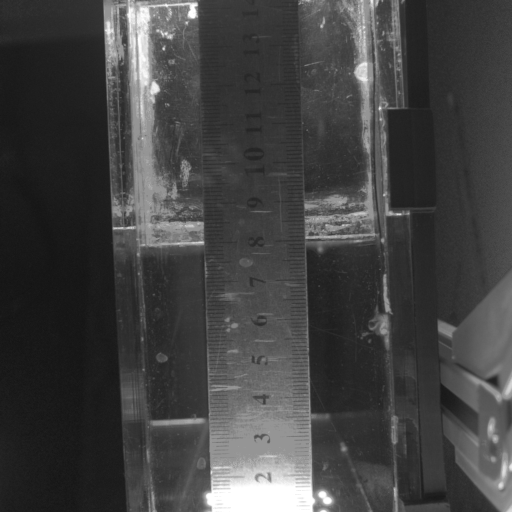
#> input picture BasePhotos/PIV/cam5.tiff, 1024 x 1024 px, found by its file name (shown at 1/2 size)
$ python make_fix_masks.py
#> lines starting #> are read from the running program, lines starting #| are printed output that depends on the picture; after the words box and inside, x2 and y2 are one past the last pixel; in counts of white or black regions, pixels touching at a corner belong together
#!/usr/bin/env python3
# -*- coding: utf-8 -*-

from __future__ import annotations
from dataclasses import dataclass
from pathlib import Path
import math

import numpy as np
import cv2
import tifffile


# ============================================================
# CONFIG USUARIO
# ============================================================
IMG_PATH = r"BasePhotos/PIV/cam5.tiff"   # acepta .tif, .tiff o .bmp
OUT_DIR  = r"FixMasks"                  # la máscara SIEMPRE se guarda como .tiff

WINDOW_NAME = "Polygon Mask Annotator"

# Extensiones soportadas
TIFF_EXTS = (".tif", ".tiff")
BMP_EXTS  = (".bmp",)
SUPPORTED_EXTS = TIFF_EXTS + BMP_EXTS
MASK_EXT = ".tiff"

# Polígonos
CLOSE_RADIUS_PX_ON_SCREEN = 14
MIN_POINTS_TO_CLOSE = 3

# Zoom
ZOOM_STEP = 1.15
ZOOM_MIN = 0.05
ZOOM_MAX = 30.0

# Panel inferior (UI)
BOTTOM_PANEL_H = 64

# Vista inicial: la imagen completa debe caber en pantalla
INIT_WIN_MAX_W = 1600   # tamaño máximo inicial de la ventana (px)
INIT_WIN_MAX_H = 850
FIT_MARGIN = 0.98       # <1 deja un pequeño borde alrededor de la imagen


@dataclass
class ViewState:
    scale: float = 1.0
    offset_x: float = 0.0
    offset_y: float = 0.0
    dragging: bool = False
    last_mouse: tuple[int, int] | None = None


@dataclass
class PolyEditorState:
    polys_closed: list[list[tuple[float, float]]]
    current: list[tuple[float, float]]


# ---------------------------
# IO / imagen
# ---------------------------
def _load_tiff_raw(path: Path) -> np.ndarray:
    """Lee TIFF y devuelve (H,W) o (H,W,C) en orden RGB."""
    arr = tifffile.imread(str(path))

    if arr.ndim == 2:
        return arr

    if arr.ndim == 3:
        # (C,H,W) -> (H,W,C) si parece canal-primero
        if arr.shape[0] in (3, 4) and arr.shape[2] not in (3, 4):
            return np.transpose(arr, (1, 2, 0))
        # (H,W,C)
        if arr.shape[2] in (1, 3, 4):
            return arr[..., 0] if arr.shape[2] == 1 else arr
        # Multipágina (N,H,W): usar la primera página
        print(f"[INFO] TIFF multipágina {arr.shape}, se usa la página 0")
        return arr[0]

    if arr.ndim == 4:
        # Multipágina a color (N,H,W,C): usar la primera página
        print(f"[INFO] TIFF multipágina {arr.shape}, se usa la página 0")
        return arr[0]

    raise ValueError(f"TIFF no soportado: shape={arr.shape}")


# [15 lines left out: function _load_bmp_raw, not called in this run]


def read_image_as_float01(path: str) -> tuple[np.ndarray, dict]:
    p = Path(path)
    if not p.is_file():
        raise FileNotFoundError(f"No existe el archivo: {p}")

    ext = p.suffix.lower()
    if ext in TIFF_EXTS:
        img = _load_tiff_raw(p)
    elif ext in BMP_EXTS:
        img = _load_bmp_raw(p)
    else:
        raise ValueError(f"Extensión no soportada '{ext}'. Usa: {', '.join(SUPPORTED_EXTS)}")

    meta = {"shape": tuple(img.shape), "dtype": str(img.dtype), "format": ext}

    img_f = img.astype(np.float32)

    mn = float(np.min(img_f))
    mx = float(np.max(img_f))
    if mx > mn:
        base01 = (img_f - mn) / (mx - mn)
    else:
        base01 = np.zeros_like(img_f, dtype=np.float32)

    # Si RGBA -> RGB
    if base01.ndim == 3 and base01.shape[2] == 4:
        base01 = base01[:, :, :3]

    return base01, meta


def robust_percentile_limits(base01_gray: np.ndarray, clip_percent: float) -> tuple[float, float]:
    """
    clip_percent en [0..10] típicamente. 1.0 => p1 y p99.
    """
    cp = float(np.clip(clip_percent, 0.0, 10.0))
    lo = float(np.percentile(base01_gray, cp))
    hi = float(np.percentile(base01_gray, 100.0 - cp))
    if hi <= lo:
        hi = lo + 1e-6
    return lo, hi


def apply_display(base01: np.ndarray, ev_tenths: int, gamma_x100: int, clip_percent_x10: int,
                  cached_limits: tuple[float, float] | None = None) -> np.ndarray:
    """
    base01: float32 [0..1] (H,W) o (H,W,3)
    Retorna BGR uint8 listo para OpenCV.
    """
    ev = ev_tenths / 10.0
    factor = 2.0 ** ev

    gamma = max(gamma_x100 / 100.0, 0.05)
    clip_percent = max(clip_percent_x10 / 10.0, 0.0)

    img = (base01 * factor).astype(np.float32)

    if img.ndim == 2:
        gray = img
    else:
        gray = 0.2126 * img[..., 0] + 0.7152 * img[..., 1] + 0.0722 * img[..., 2]

    if cached_limits is None:
        lo, hi = robust_percentile_limits(gray, clip_percent)
    else:
        lo, hi = cached_limits

    img = (img - lo) / (hi - lo)
    img = np.clip(img, 0.0, 1.0)

    img = np.power(img, 1.0 / gamma).astype(np.float32)

    u8 = (img * 255.0 + 0.5).astype(np.uint8)

    if u8.ndim == 2:
        bgr = cv2.cvtColor(u8, cv2.COLOR_GRAY2BGR)
    else:
        bgr = cv2.cvtColor(u8[..., :3], cv2.COLOR_RGB2BGR)

    return bgr


# ---------------------------
# Transformaciones view
# ---------------------------
def img_to_screen(pt_img: tuple[float, float], view: ViewState) -> tuple[int, int]:
    x, y = pt_img
    return int(round(x * view.scale + view.offset_x)), int(round(y * view.scale + view.offset_y))


def screen_to_img(pt_screen: tuple[int, int], view: ViewState) -> tuple[float, float]:
    sx, sy = pt_screen
    return (sx - view.offset_x) / view.scale, (sy - view.offset_y) / view.scale


def clamp_view(view: ViewState, img_hw: tuple[int, int], win_wh: tuple[int, int]) -> None:
    H, W = img_hw
    win_w, win_h = win_wh
    pad = 0.6
    min_off_x = -W * view.scale * pad + win_w * 0.1
    max_off_x = win_w * 0.9
    min_off_y = -H * view.scale * pad + win_h * 0.1
    max_off_y = win_h * 0.9
    view.offset_x = float(np.clip(view.offset_x, min_off_x, max_off_x))
    view.offset_y = float(np.clip(view.offset_y, min_off_y, max_off_y))


# ---------------------------
# UI / overlay
# ---------------------------
def draw_ui(canvas: np.ndarray, text_lines: list[str]) -> np.ndarray:
    h, w = canvas.shape[:2]
    cv2.rectangle(canvas, (0, h - BOTTOM_PANEL_H), (w, h), (0, 0, 0), -1)

    y = h - BOTTOM_PANEL_H + 22
    for line in text_lines:
        cv2.putText(canvas, line, (10, y), cv2.FONT_HERSHEY_SIMPLEX, 0.55, (255, 255, 255), 1, cv2.LINE_AA)
        y += 18
    return canvas


def draw_overlay(img_bgr_u8: np.ndarray, view: ViewState, st: PolyEditorState,
                 cursor_screen: tuple[int, int] | None,
                 ev_tenths: int, gamma_x100: int, clip_percent_x10: int) -> np.ndarray:
    H, W = img_bgr_u8.shape[:2]

    try:
        _, _, win_w, win_h = cv2.getWindowImageRect(WINDOW_NAME)
        if win_w <= 0 or win_h <= 0:
            win_w, win_h = W, H
    except Exception:
        win_w, win_h = W, H

    draw_h = max(100, win_h - BOTTOM_PANEL_H)

    M = np.array([[view.scale, 0, view.offset_x],
                  [0, view.scale, view.offset_y]], dtype=np.float32)

    img_area = cv2.warpAffine(
        img_bgr_u8, M, (win_w, draw_h),
        flags=cv2.INTER_LINEAR, borderMode=cv2.BORDER_CONSTANT
    )

    canvas = np.zeros((draw_h + BOTTOM_PANEL_H, win_w, 3), dtype=np.uint8)
    canvas[:draw_h, :, :] = img_area

    # Crosshair
    if cursor_screen is not None:
        cx, cy = cursor_screen
        if 0 <= cx < win_w and 0 <= cy < draw_h:
            cv2.line(canvas, (cx - 10, cy), (cx + 10, cy), (255, 255, 255), 1, cv2.LINE_AA)
            cv2.line(canvas, (cx, cy - 10), (cx, cy + 10), (255, 255, 255), 1, cv2.LINE_AA)

    # Polígonos cerrados (amarillo)
    for poly in st.polys_closed:
        pts_s = [img_to_screen(p, view) for p in poly]
        if len(pts_s) >= 2:
            for a, b in zip(pts_s[:-1], pts_s[1:]):
                cv2.line(canvas, a, b, (0, 255, 255), 2, cv2.LINE_AA)
        if len(pts_s) >= 3:
            cv2.line(canvas, pts_s[-1], pts_s[0], (0, 255, 255), 2, cv2.LINE_AA)

    # Polígono actual (cian)
    pts_s = [img_to_screen(p, view) for p in st.current]
    if len(pts_s) >= 2:
        for a, b in zip(pts_s[:-1], pts_s[1:]):
            cv2.line(canvas, a, b, (255, 255, 0), 2, cv2.LINE_AA)
    for i, p in enumerate(pts_s):
        color = (0, 0, 255) if i == 0 else (0, 255, 0)
        cv2.circle(canvas, p, 5, color, -1, cv2.LINE_AA)

    # Hint de cierre
    if cursor_screen is not None and len(pts_s) >= MIN_POINTS_TO_CLOSE:
        p0 = pts_s[0]
        d = math.hypot(cursor_screen[0] - p0[0], cursor_screen[1] - p0[1])
        if d <= CLOSE_RADIUS_PX_ON_SCREEN:
            cv2.circle(canvas, p0, int(CLOSE_RADIUS_PX_ON_SCREEN), (255, 255, 0), 2, cv2.LINE_AA)

    ev = ev_tenths / 10.0
    gamma = gamma_x100 / 100.0
    clip = clip_percent_x10 / 10.0

    if cursor_screen is not None and cursor_screen[1] < draw_h:
        ix, iy = screen_to_img(cursor_screen, view)
        coord = f"cursor img=(x={ix:.1f}, y={iy:.1f})"
    else:
        coord = "cursor img=(-, -)"

    lines = [
        f"polys_closed={len(st.polys_closed)} | current_pts={len(st.current)} | zoom={view.scale:.2f} | EV={ev:+.1f} | gamma={gamma:.2f} | clip%={clip:.1f} | {coord}",
        "Mouse: left=add/close | wheel=zoom | right-drag=pan   Keys: S=save  Z=undo  X=del poly  C=clear  R=fit view  +/-=zoom  ESC=exit (auto-save)",
    ]
    canvas = draw_ui(canvas, lines)
    return canvas


# ---------------------------
# Guardado máscara (siempre TIFF)
# ---------------------------
def mask_output_path(out_dir: str | Path, img_path: str) -> Path:
    """cam6.bmp -> FixMasks/cam6.tiff ; cam6.tif -> FixMasks/cam6.tiff"""
    return Path(out_dir) / (Path(img_path).stem + MASK_EXT)


def save_binary_mask_tiff(out_dir: str | Path, st: PolyEditorState, img_path: str,
                          img_shape_hw: tuple[int, int]) -> Path:
    out_dir = Path(out_dir)
    out_dir.mkdir(parents=True, exist_ok=True)

    H, W = img_shape_hw
    mask = np.full((H, W), 255, dtype=np.uint8)

    for poly in st.polys_closed:
        if len(poly) >= 3:
            pts = np.round(np.array(poly, dtype=np.float32)).astype(np.int32)
            pts[:, 0] = np.clip(pts[:, 0], 0, W - 1)
            pts[:, 1] = np.clip(pts[:, 1], 0, H - 1)
            cv2.fillPoly(mask, [pts.reshape((-1, 1, 2))], 0)

    out_path = mask_output_path(out_dir, img_path)
    tifffile.imwrite(str(out_path), mask)
    return out_path


# ============================================================
# MAIN
# ============================================================
def main():
    base01, meta = read_image_as_float01(IMG_PATH)
#> in _load_tiff_raw, arr is the input picture: shape (1024, 1024); min 18, max 255, mean 66
#> in read_image_as_float01, `mn = float(np.min(img_f))`: mn = 18
#> in read_image_as_float01, `mx = float(np.max(img_f))`: mx = 255
#> meta = {'shape': (1024, 1024), 'dtype': 'uint8', 'format': '.tiff'}
    print(f"[INFO] Imagen cargada: {IMG_PATH} | {meta}")
#| [INFO] Imagen cargada: BasePhotos/PIV/cam5.tiff | {'shape': (1024, 1024), 'dtype': 'uint8', 'format': '.tiff'}
    print(f"[INFO] La máscara se guardará en: {mask_output_path(OUT_DIR, IMG_PATH)}")

    st = PolyEditorState(polys_closed=[], current=[])
    view = ViewState()
    cursor_screen = None

    H_img, W_img = base01.shape[:2]

    # Tamaño inicial de ventana: la imagen reducida (si hace falta) para caber en INIT_WIN_MAX_*
    init_s = min(1.0, INIT_WIN_MAX_W / W_img, INIT_WIN_MAX_H / H_img)
    init_w = max(400, int(round(W_img * init_s)))
    init_h = max(100, int(round(H_img * init_s))) + BOTTOM_PANEL_H

    cv2.namedWindow(WINDOW_NAME, cv2.WINDOW_NORMAL)
    cv2.resizeWindow(WINDOW_NAME, init_w, init_h)

    # Trackbars
    cv2.createTrackbar("EV x0.1", WINDOW_NAME, 50, 100, lambda v: None)       # 50 => 0.0
    cv2.createTrackbar("Gamma x0.01", WINDOW_NAME, 100, 300, lambda v: None)  # 1.00
    cv2.createTrackbar("Clip % x0.1", WINDOW_NAME, 10, 100, lambda v: None)   # 1.0%

    # Primer frame vacío para que la ventana exista y reporte su tamaño real
    cv2.imshow(WINDOW_NAME, np.zeros((init_h, init_w, 3), dtype=np.uint8))
    cv2.waitKey(1)

    def get_window_size() -> tuple[int, int]:
        """Devuelve (ancho, alto_zona_imagen) de la ventana."""
        try:
            _, _, ww, wh = cv2.getWindowImageRect(WINDOW_NAME)
            if ww > 0 and wh > 0:
                return ww, max(100, wh - BOTTOM_PANEL_H)
        except Exception:
            pass
        return init_w, init_h - BOTTOM_PANEL_H

    # Mientras sea True, la vista se reajusta sola si cambia el tamaño de la ventana.
    # Se desactiva cuando el usuario hace zoom o pan.
    auto_fit = True
    last_fit_size = None

    def fit_view():
        """Escala y centra la imagen para que se vea completa."""
        nonlocal last_fit_size
        win_w, draw_h = get_window_size()
        s = min(win_w / W_img, draw_h / H_img) * FIT_MARGIN
        view.scale = float(np.clip(s, ZOOM_MIN, ZOOM_MAX))
        view.offset_x = (win_w - W_img * view.scale) * 0.5
        view.offset_y = (draw_h - H_img * view.scale) * 0.5
        last_fit_size = (win_w, draw_h)

    def reset_view():
        nonlocal auto_fit
        auto_fit = True
        fit_view()

    reset_view()

    # [73 lines left out: functions zoom_at_point, try_close_polygon, on_mouse, not called in this run]

    cv2.setMouseCallback(WINDOW_NAME, on_mouse)

    # Cache de percentiles
    last_clip_x10 = None
    cached_limits = None

    def save(tag: str):
        out_path = save_binary_mask_tiff(OUT_DIR, st, IMG_PATH, (base01.shape[0], base01.shape[1]))
        print(f"[{tag}] Máscara guardada: {out_path}")

    while True:
        if cv2.getWindowProperty(WINDOW_NAME, cv2.WND_PROP_VISIBLE) < 1:
            break

        ev_tenths = int(cv2.getTrackbarPos("EV x0.1", WINDOW_NAME) - 50)
        gamma_x100 = int(max(5, cv2.getTrackbarPos("Gamma x0.01", WINDOW_NAME)))
        clip_percent_x10 = int(cv2.getTrackbarPos("Clip % x0.1", WINDOW_NAME))

        if last_clip_x10 != clip_percent_x10:
            if base01.ndim == 2:
                gray = base01
            else:
                gray = 0.2126 * base01[..., 0] + 0.7152 * base01[..., 1] + 0.0722 * base01[..., 2]
            cached_limits = robust_percentile_limits(gray, clip_percent_x10 / 10.0)
#> in robust_percentile_limits, `lo = float(np.percentile(base01_gray, cp))`: lo = 0.0169
#> in robust_percentile_limits, `hi = float(np.percentile(base01_gray, 100.0 - cp))`: hi = 0.983
#> cached_limits = (0.0169, 0.983)
            last_clip_x10 = clip_percent_x10

        win_w, draw_h = get_window_size()

        # Si la ventana cambió de tamaño y el usuario no ha tocado la vista, reajustar
        if auto_fit and last_fit_size != (win_w, draw_h):
            fit_view()

        clamp_view(view, (base01.shape[0], base01.shape[1]), (win_w, draw_h))

        img_bgr_u8 = apply_display(
            base01,
            ev_tenths=ev_tenths,
            gamma_x100=gamma_x100,
            clip_percent_x10=clip_percent_x10,
            cached_limits=cached_limits,
        )
#> in apply_display, `lo, hi = cached_limits`: lo = 0.0169; hi = 0.983
#> in apply_display, `img = np.clip(img, 0.0, 1.0)`:
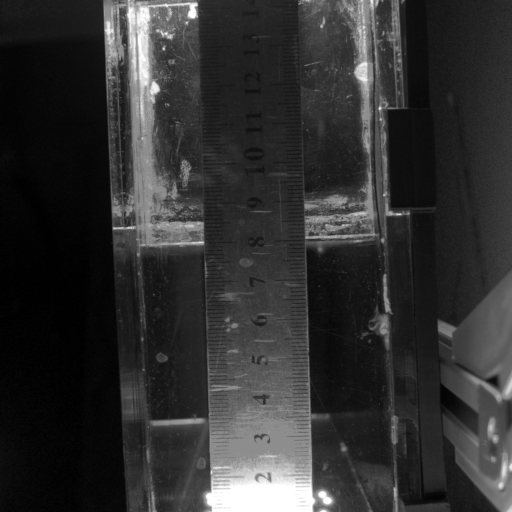
#> img: shape (1024, 1024) float32 (shown at 1/2 size); min 0, max 1, mean 0.192

        frame = draw_overlay(img_bgr_u8, view, st, cursor_screen, ev_tenths, gamma_x100, clip_percent_x10)
#> in draw_overlay, `img_area = cv2.warpAffine( img_bgr_u8, M, (win_w, draw_h), flags=cv2.I..`:
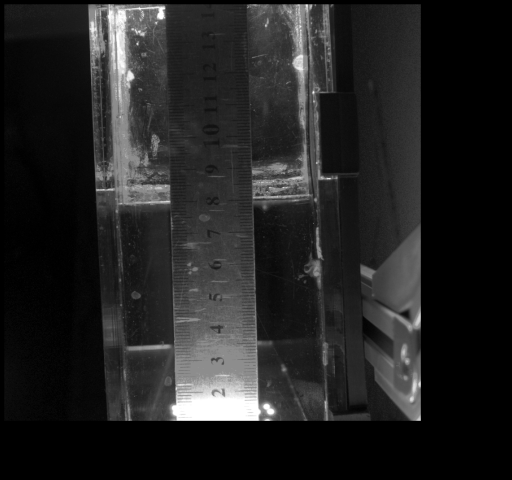
#> img_area: shape (960, 1024, 3) (shown at 1/2 size); min 0, max 255, mean 34.5
#> in draw_overlay, `canvas[:draw_h, :, :] = img_area`:
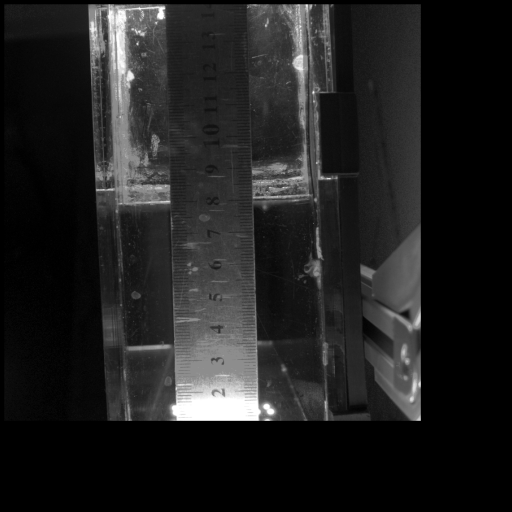
#> canvas: shape (1024, 1024, 3) (shown at 1/2 size); min 0, max 255, mean 32.4
#> in draw_overlay, `pts_s = [img_to_screen(p, view) for p in st.current]`: pts_s = []
#> after the loop in draw_ui, `for line in text_lines:`:
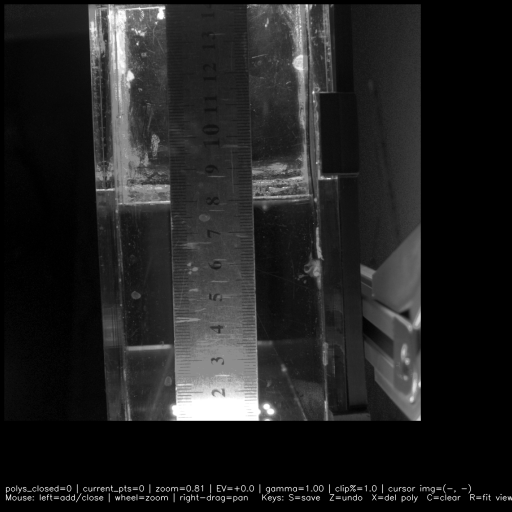
#> canvas: shape (1024, 1024, 3) (shown at 1/2 size); 1.07% of pixels changed, all inside (x1, y1, x2, y2) = (11, 968, 1024, 1006)
#> after the loop in draw_ui, `for line in text_lines:`: y = 1018
        cv2.imshow(WINDOW_NAME, frame)

        key = cv2.waitKey(16) & 0xFF
#> (key x is pressed here)

        if key == 27:  # ESC
            break
        elif key in (ord('z'), 8):  # undo punto
            if st.current:
                st.current.pop()
        elif key == ord('x'):  # borrar último polígono o limpiar actual
            if st.current:
                st.current.clear()
            elif st.polys_closed:
                st.polys_closed.pop()
        elif key == ord('c'):  # limpiar todo
            st.current.clear()
            st.polys_closed.clear()
        elif key == ord('r'):  # reset vista
            reset_view()
        elif key in (ord('+'), ord('=')):
            zoom_at_point(win_w // 2, draw_h // 2, ZOOM_STEP)
        elif key == ord('-'):
            zoom_at_point(win_w // 2, draw_h // 2, 1.0 / ZOOM_STEP)
        elif key == ord('s'):  # guardar manual
            save("OK")

    # Guardado automático al salir
    save("DONE")
#| [DONE] Máscara guardada: FixMasks/cam5.tiff
    cv2.destroyAllWindows()


if __name__ == "__main__":
    main()

$ run again, with BasePhotos/PIV/cam1.tiff copied over BasePhotos/PIV/cam5.tiff
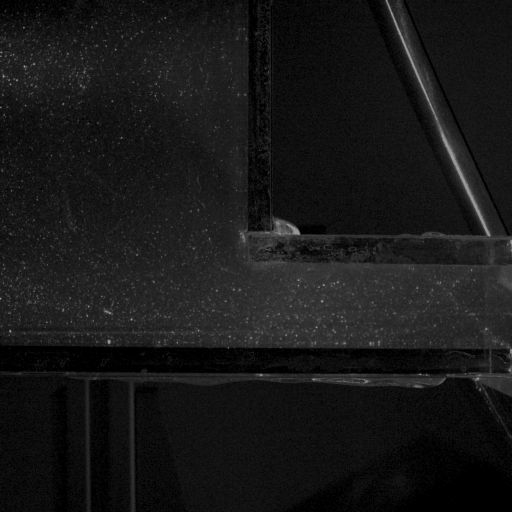
#> input picture BasePhotos/PIV/cam1.tiff, 1024 x 1024 px, found by its file name (shown at 1/2 size)
#> in _load_tiff_raw, arr is the input picture: shape (1024, 1024); min 0, max 174, mean 23.5
#> mn = 0
#> mx = 174
#> in read_image_as_float01, `base01 = (img_f - mn) / (mx - mn)`:
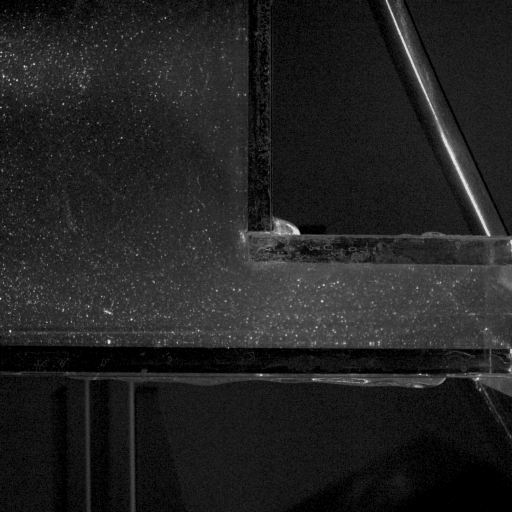
#> base01: shape (1024, 1024) float32 (shown at 1/2 size); min 0, max 1, mean 0.135
#> in main, `base01, meta = read_image_as_float01(IMG_PATH)`: meta = {'shape': (1024, 1024), 'dtype': 'uint8', 'format': '.tiff'}
#| [INFO] Imagen cargada: BasePhotos/PIV/cam5.tiff | {'shape': (1024, 1024), 'dtype': 'uint8', 'format': '.tiff'}
#> in robust_percentile_limits, `lo = float(np.percentile(base01_gray, cp))`: lo = 0
#> in robust_percentile_limits, `hi = float(np.percentile(base01_gray, 100.0 - cp))`: hi = 0.425
#> cached_limits = (0, 0.425)
#> in apply_display, `lo, hi = cached_limits`: lo = 0; hi = 0.425
#> pts_s = []
#> after the loop in draw_ui, `for line in text_lines:`:
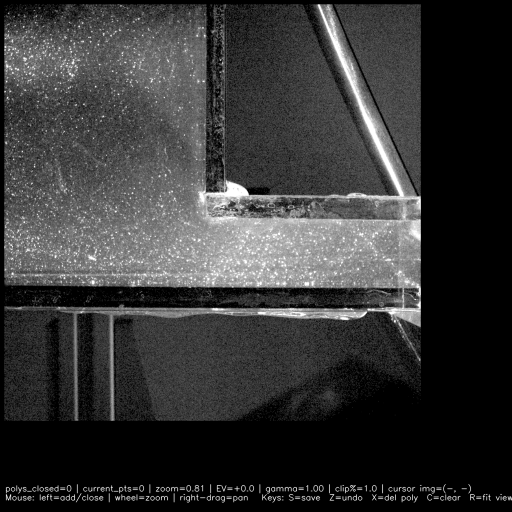
#> canvas: shape (1024, 1024, 3) (shown at 1/2 size); min 0, max 255, mean 54.1
#> after the loop in draw_ui, `for line in text_lines:`: y = 1018
#| [DONE] Máscara guardada: FixMasks/cam5.tiff

$ run again, with BasePhotos/PIV/cam2.tiff copied over BasePhotos/PIV/cam5.tiff
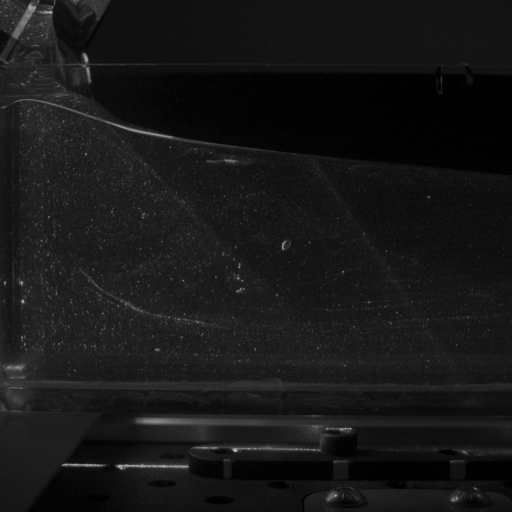
#> input picture BasePhotos/PIV/cam2.tiff, 1024 x 1024 px, found by its file name (shown at 1/2 size)
#> in _load_tiff_raw, arr is the input picture: shape (1024, 1024); min 0, max 254, mean 22.9
#> mn = 0
#> mx = 254
#> in main, `base01, meta = read_image_as_float01(IMG_PATH)`: meta = {'shape': (1024, 1024), 'dtype': 'uint8', 'format': '.tiff'}
#| [INFO] Imagen cargada: BasePhotos/PIV/cam5.tiff | {'shape': (1024, 1024), 'dtype': 'uint8', 'format': '.tiff'}
#> in robust_percentile_limits, `lo = float(np.percentile(base01_gray, cp))`: lo = 0
#> in robust_percentile_limits, `hi = float(np.percentile(base01_gray, 100.0 - cp))`: hi = 0.287
#> cached_limits = (0, 0.287)
#> in apply_display, `lo, hi = cached_limits`: lo = 0; hi = 0.287
#> in draw_overlay, `img_area = cv2.warpAffine( img_bgr_u8, M, (win_w, draw_h), flags=cv2.I..`:
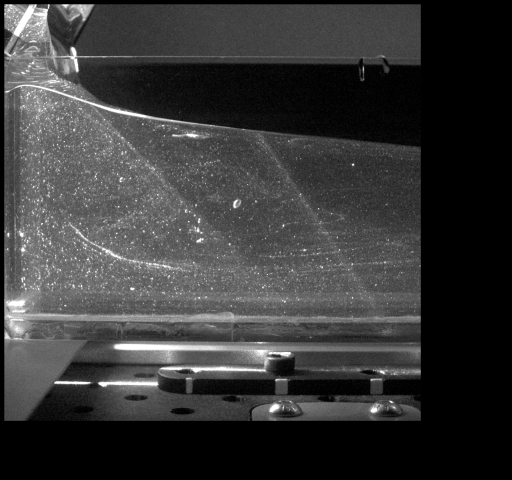
#> img_area: shape (960, 1024, 3) (shown at 1/2 size); min 0, max 255, mean 55.8
#> pts_s = []
#> after the loop in draw_ui, `for line in text_lines:`:
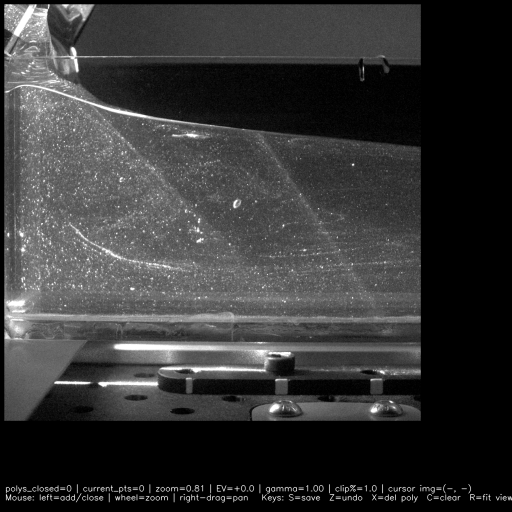
#> canvas: shape (1024, 1024, 3) (shown at 1/2 size); min 0, max 255, mean 53.5
#> after the loop in draw_ui, `for line in text_lines:`: y = 1018
#| [DONE] Máscara guardada: FixMasks/cam5.tiff
